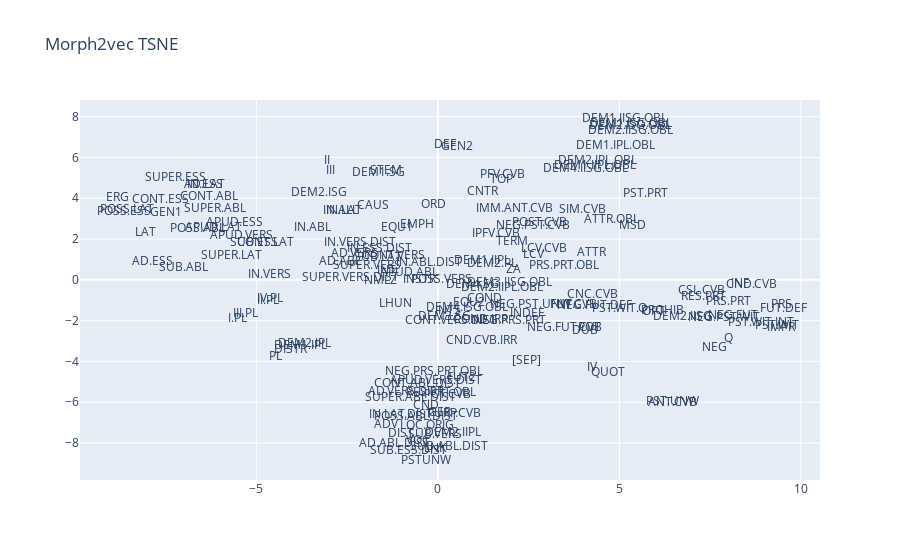

The cell this chart's notebook holds for it:
### Code cell
import numpy as np
from sklearn.manifold import TSNE
import plotly.graph_objs as go

def reduce_dimensions(model):
    num_components = 2  # number of dimensions to keep after compression

    # extract vocabulary from model and vectors in order to associate them in the graph
    vectors = np.asarray(model.wv.vectors)
    labels = np.asarray(model.wv.index_to_key)

    # apply TSNE
    tsne = TSNE(n_components=num_components, random_state=0)
    vectors = tsne.fit_transform(vectors)

    x_vals = [v[0] for v in vectors]
    y1_vals = [v[1] for v in vectors]
    return x_vals, y1_vals, labels, tsne


def plot_embeddings(x_vals, y1_vals, labels):
    fig = go.Figure()
    trace = go.Scatter(x=x_vals, y=y1_vals,  mode='text', text=labels)
    fig.add_trace(trace)
    fig.update_layout(title="Morph2vec TSNE")
    fig.show()
    return fig


x_vals, y1_vals, labels, tsne = reduce_dimensions(model)

plot = plot_embeddings(x_vals, y1_vals, labels)

### Figure 1 — Plotly figure (JSON) as saved in the notebook; plotly's stock layout.template omitted (floating-point values rounded to 4 significant figures; data arrays with more than 128 entries replaced by an {"elided": "..."} marker saying what was removed)
{"data": [{"mode": "text", "text": {"elided": "152 str values"}, "type": "scatter", "x": {"elided": "152 float values"}, "y": {"elided": "152 float values"}}], "layout": {"title": {"text": "Morph2vec TSNE"}}}
